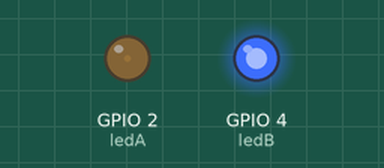
This sketch was run on a simulated ESP32. Parts: output pins drawn as LEDs (lit = HIGH).

Above: at 0.05 s.
At 1.25 s:
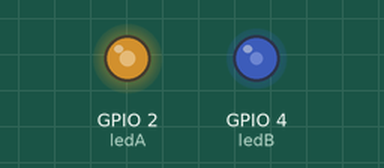
At 1.85 s:
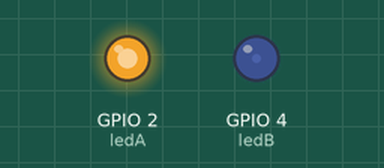
At 3.65 s:
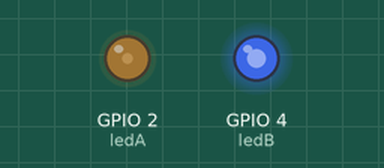
Timing chart, 0 to 5.3 s (numbered marks = the images above):
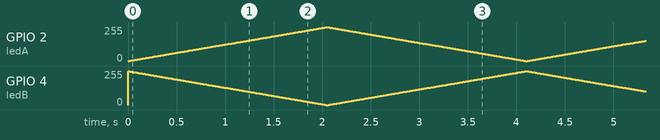

The sketch:

police_dual_led.ino
```cpp
// 两路LED引脚
const int ledA = 2;
const int ledB = 4;
// PWM参数
const int freq = 5000;
const int resolution = 8;

void setup() {
  Serial.begin(115200);
  // 两路独立PWM初始化
  ledcAttach(ledA, freq, resolution);
  ledcAttach(ledB, freq, resolution);
}

void loop() {
  int duty;
  // A渐亮，B同步渐暗（反相关系）
  for (duty = 0; duty <= 255; duty++) {
    ledcWrite(ledA, duty);
    ledcWrite(ledB, 255 - duty);
    delay(8);
  }
  // A渐暗，B同步渐亮
  for (duty = 255; duty >= 0; duty--) {
    ledcWrite(ledA, duty);
    ledcWrite(ledB, 255 - duty);
    delay(8);
  }
} 
```
